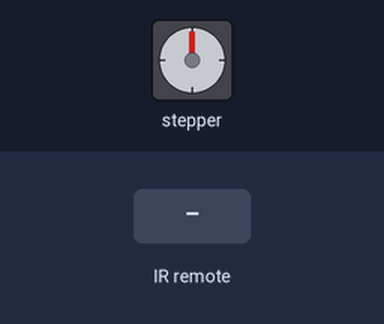
The sketch below on a simulated Arduino Uno, built with avr-gcc and run on an emulated ATmega328P. On the bench: stepper motor. Inputs (shaded band) come from the test bench. Stepper angles assume 2048 steps per turn.

Above: at 1.2 s.
1.3 s: infrared code 0xFD50AF received
At 1.75 s:
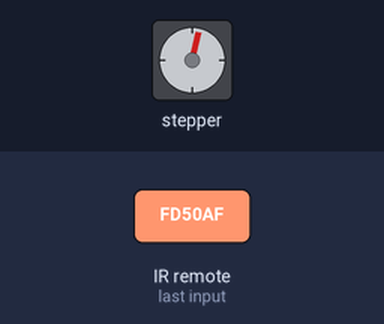
At 2.35 s:
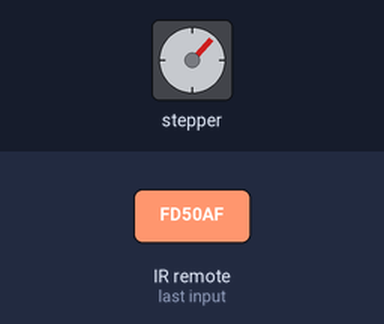
10.3 s: infrared code 0xFD10EF received
At 11.19 s:
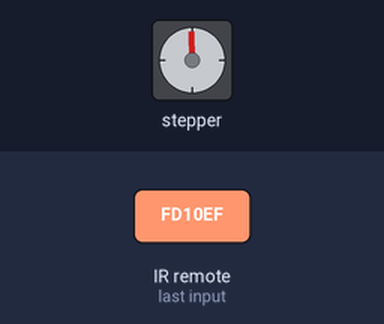
Timing chart, 0 to 19.3 s (numbered marks = the images above; inputs shaded):
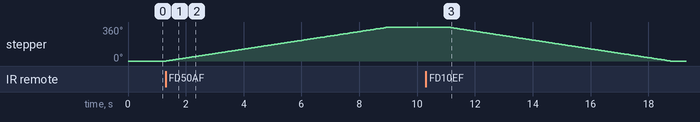

Measured:
- after the input at 1.3 s, stepper: turns 360° clockwise in 7.7 s, starting at once
- after the input at 10.3 s, stepper: turns 360° counter-clockwise in 7.7 s, starting after 0.74 s

The sketch:

Stepper_Motor_IR_Remote.ino
```cpp
/*
  Purpose of this program is to know how to use and understand the funcion of stepper motors with the use of an IR remote.
  IR remote works with an IR reciever to receive a signal.
  IR reciever is connected to digital pin 6.
  Stepper motor connects ULN2003a driver module then connected to ardunio.
  Stepper motor connects to digital pins 8, 10, 9, 11 of the ardunio.
  The direction of the stepper motor is determined by the button pressed on the IR remote.
*/

#include "Stepper.h"
#include "IRremote.h"

#define STEPS  32 //Number of steps per revolution
int  Steps2Take; //2048 = 1 Revolution
int receiver = 6; //IR receiver will connect to Digital Pin 6 of ardunio

Stepper small_stepper(STEPS, 8, 10, 9, 11);

IRrecv irrecv(receiver); // create instance of 'irrecv'
decode_results results; // create instance of 'decode_results'

void setup() {
  // put your setup code here, to run once:

  irrecv.enableIRIn(); // Start the receiver
}

void loop() {
  // put your main code here, to run repeatedly:

  if (irrecv.decode(&results)) //check if IR signal was recieved

  {
    switch (results.value)

    {

      case 0xFD50AF: //UP button pressed
        small_stepper.setSpeed(500); //set speed of rotation
        Steps2Take  =  2048; //Rotate CW (clockwise)
        small_stepper.step(Steps2Take); //2048 = 1 revolution
        delay(2000);
        break;

      case 0xFD10EF: //DOWN button pressed
        small_stepper.setSpeed(500);
        Steps2Take  =  -2048;  // Rotate CCW (counter clock wise)
        small_stepper.step(Steps2Take); //2048 = 1 revolution
        delay(2000);
        break;

    }

    irrecv.resume(); //receive next value
  }


}
```
